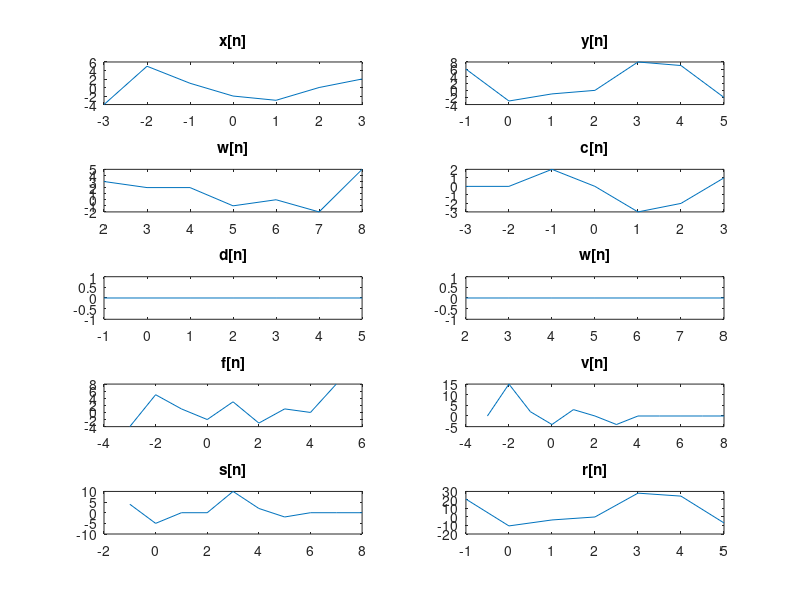

Reproduce this figure in MATLAB.
%Question1
n_1=-3:3;
x=[-4, 5, 1, -2, -3, 0, 2];
subplot(5,2,1);
plot(n_1,x);
title("x[n]");

n_2=-1:5;
y=[6,-3,-1,0,8,7,-2];
subplot(5,2,2);
plot(n_2,y);
title("y[n]");

n_3=2:8;
w=[3,2,2,-1,0,-2,5];
subplot(5,2,3);
plot(n_3,w);
title("w[n]");

c=[0,0,2,0,-3,-2,1];
subplot(5,2,4);
plot(n_1,c);
title("c[n]");

d=[0,0,0,0,0,0,0];
subplot(5,2,5);
plot(n_2,d);
title("d[n]");

w=[0,0,0,0,0,0,0];
subplot(5,2,6);
plot(n_3,w);
title("w[n]");

n_f=-3:5;
f=[-4,5,1,-2,3,-3,1,0,8];
subplot(5,2,7);
plot(n_f,f);
title("f[n]");

n_v=-3:8;
v=[0,15,2,-4,3,0,-4,0,0,0,0,0];
subplot(5,2,8);
plot(n_v,v);
title("v[n]");

n_s=-1:8;
s=[4,-5,0,0,10,2,-2,0,0,0];
subplot(5,2,9);
plot(n_s,s);
title("s[n]");

n_r=-1:5;
y=[6,-3,-1,0,8,7,-2];
subplot(5,2,10);
plot(n_2,3.5*y);
title("r[n]");